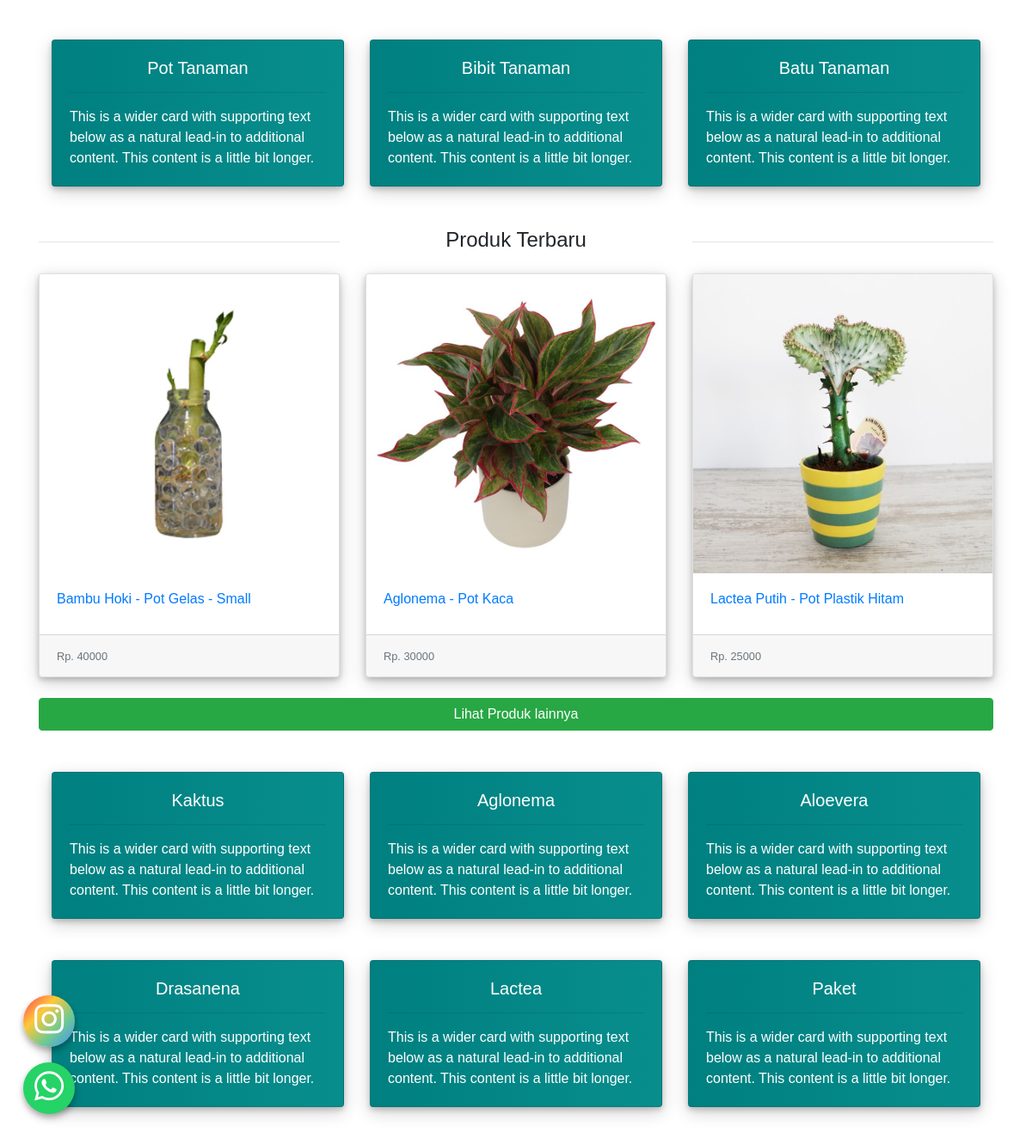
Before: / (lower part) with the older database file.
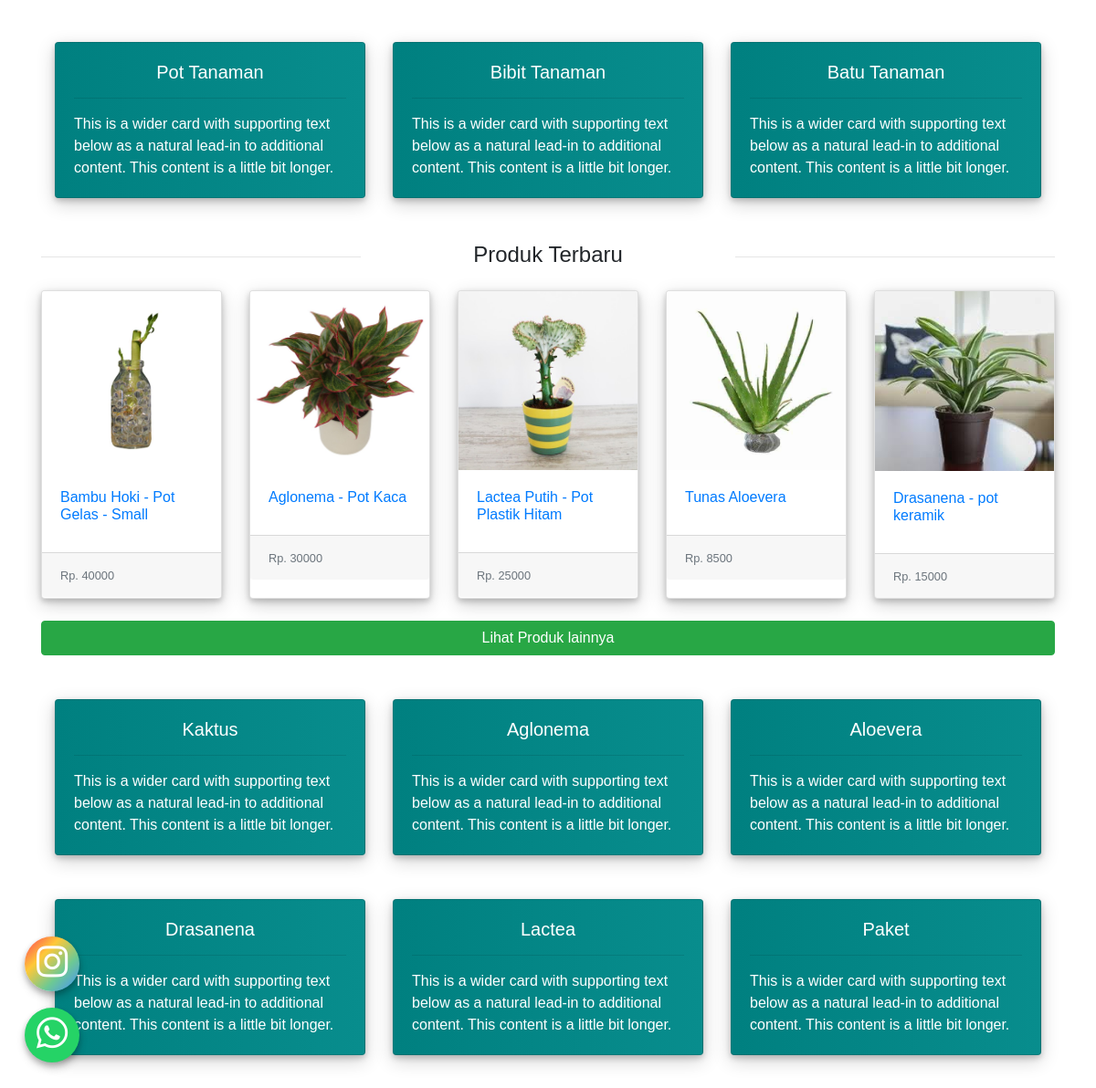
After: the same page with the newer database file.
### tables this page shows
CREATE TABLE `tanaman` (
  `kode_tanaman` char(5) NOT NULL,
  `id_penjual` int(11) NOT NULL,
  `nama_tanaman` varchar(45) DEFAULT NULL,
  `harga` int(10) DEFAULT NULL,
  `stok` int(3) DEFAULT NULL,
  `diameter` int(3) DEFAULT NULL,
  `tinggi` int(3) DEFAULT NULL,
  `bobot` int(3) DEFAULT NULL,
  `gambar` varchar(35) DEFAULT NULL,
  `jenis_tanaman` varchar(40) DEFAULT NULL
);

### application/controllers/Home.php (called while the page is built, shortened)
<?php
    Class Home extends CI_Controller
    {
        public function __construct(){
            $this->load->model('Marketplace_model');
        }
        public function index()
        {
            $data['produk'] = $this->Marketplace_model->getDataProduk();
            $data['judul'] = 'Selamat Datang di Kaktuskmi';
            $this->load->view('templates/header', $data);
            $this->load->view('home/index');
            $this->load->view('templates/footer');
        }
    }
?>

### index.php (called while the page is built, shortened)
<?php
require_once BASEPATH.'core/CodeIgniter.php';

### application/models/Marketplace_model.php (called while the page is built, shortened)
<?php
    class Marketplace_model extends CI_Model{
        public function getDataProduk(){
            $this->db->select("*");
            $this->db->from("tanaman");
            $this->db->limit(5);
            $this->db->order_by('kode_tanaman', 'ASC');
            return $this->db->get()->result();
        }
    }
?>

### application/views/home/index.php (the view, shortened to what the changed rows need)
<section class="container">
	<div class="card-deck my-3">
			<?php
				foreach($produk as $p){
					echo '
					<div class="card">
							<a href="'.base_url().'home/detail_tanaman/'.$p->kode_tanaman.'"><img
									src="'.base_url().'assets/img/'.$p->gambar.'" class="card-img-top" alt="...">
								<div class="card-body">
									<h6 class="card-title">'.$p->nama_tanaman.'</h6>
								</div>
							</a>
							<div class="card-footer">
								<small class="text-muted">Rp. '.$p->harga.'</small>
							</div>
						</div>
					';
				}
			?>
	</div>
</section>

Changed rows visible on the page:
added tanaman: gambar (picture), nama_tanaman "Tunas Aloevera", harga "8500"
added tanaman: gambar (picture), nama_tanaman "Drasanena - pot keramik", harga "15000"
